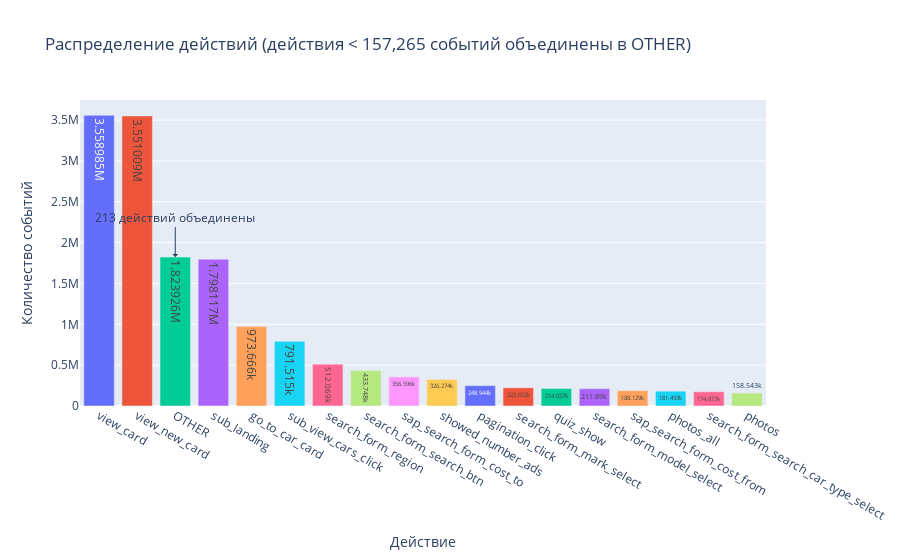

Notebook code for this chart:
### Markdown cell above
event_action

### Code cell
# Рассчитываем порог (1% от общего количества событий)
threshold = len(ga_hits_filled) * 0.01

# Создаем словарь для замены значений
value_counts = ga_hits_filled['event_action'].value_counts()
replace_dict = {category: 'OTHER' 
               for category in value_counts[value_counts < threshold].index}

# Создаем новый столбец с объединенными категориями
ga_hits_filled['event_action_grouped'] = ga_hits_filled['event_action'].replace(replace_dict)

# Подготавливаем данные для визуализации
action_counts = ga_hits_filled['event_action_grouped'].value_counts().reset_index()
action_counts.columns = ['action', 'count']  # Явно переименовываем столбцы

# Строим интерактивную диаграмму
fig = px.bar(action_counts,
             x='action',  # Используем новое имя столбца
             y='count',
             labels={'action': 'Действие', 
                    'count': 'Количество событий'},
             title=f'Распределение действий (действия < {threshold:,.0f} событий объединены в OTHER)',
             text_auto=True,
             color='action',
             color_discrete_sequence=px.colors.qualitative.Plotly)

# Настраиваем отображение
fig.update_layout(
    xaxis_title="Действие",
    yaxis_title="Количество событий",
    xaxis={'categoryorder':'total descending'},
    showlegend=False,
    hovermode="x"
)

# Добавляем подпись с количеством объединенных категорий
other_count = len(value_counts[value_counts < threshold])
fig.add_annotation(
    x='OTHER',
    y=action_counts.loc[action_counts['action'] == 'OTHER', 'count'].values[0],
    text=f"{other_count} действий объединены",
    showarrow=True,
    arrowhead=1,
    ax=0,
    ay=-40
)

fig.show()

### Figure 1 — Plotly figure (JSON) as saved in the notebook; plotly's stock layout.template omitted (floating-point values rounded to 4 significant figures)
{"data": [{"alignmentgroup": "True", "hovertemplate": "Действие=%{x}<br>Количество событий=%{y}<extra></extra>", "legendgroup": "view_card", "marker": {"color": "#636EFA", "pattern": {"shape": ""}}, "name": "view_card", "offsetgroup": "view_card", "orientation": "v", "showlegend": true, "textposition": "auto", "texttemplate": "%{y}", "type": "bar", "x": ["view_card"], "xaxis": "x", "y": [3558985], "yaxis": "y"}, {"alignmentgroup": "True", "hovertemplate": "Действие=%{x}<br>Количество событий=%{y}<extra></extra>", "legendgroup": "view_new_card", "marker": {"color": "#EF553B", "pattern": {"shape": ""}}, "name": "view_new_card", "offsetgroup": "view_new_card", "orientation": "v", "showlegend": true, "textposition": "auto", "texttemplate": "%{y}", "type": "bar", "x": ["view_new_card"], "xaxis": "x", "y": [3551009], "yaxis": "y"}, {"alignmentgroup": "True", "hovertemplate": "Действие=%{x}<br>Количество событий=%{y}<extra></extra>", "legendgroup": "OTHER", "marker": {"color": "#00CC96", "pattern": {"shape": ""}}, "name": "OTHER", "offsetgroup": "OTHER", "orientation": "v", "showlegend": true, "textposition": "auto", "texttemplate": "%{y}", "type": "bar", "x": ["OTHER"], "xaxis": "x", "y": [1823926], "yaxis": "y"}, {"alignmentgroup": "True", "hovertemplate": "Действие=%{x}<br>Количество событий=%{y}<extra></extra>", "legendgroup": "sub_landing", "marker": {"color": "#AB63FA", "pattern": {"shape": ""}}, "name": "sub_landing", "offsetgroup": "sub_landing", "orientation": "v", "showlegend": true, "textposition": "auto", "texttemplate": "%{y}", "type": "bar", "x": ["sub_landing"], "xaxis": "x", "y": [1798117], "yaxis": "y"}, {"alignmentgroup": "True", "hovertemplate": "Действие=%{x}<br>Количество событий=%{y}<extra></extra>", "legendgroup": "go_to_car_card", "marker": {"color": "#FFA15A", "pattern": {"shape": ""}}, "name": "go_to_car_card", "offsetgroup": "go_to_car_card", "orientation": "v", "showlegend": true, "textposition": "auto", "texttemplate": "%{y}", "type": "bar", "x": ["go_to_car_card"], "xaxis": "x", "y": [973666], "yaxis": "y"}, {"alignmentgroup": "True", "hovertemplate": "Действие=%{x}<br>Количество событий=%{y}<extra></extra>", "legendgroup": "sub_view_cars_click", "marker": {"color": "#19D3F3", "pattern": {"shape": ""}}, "name": "sub_view_cars_click", "offsetgroup": "sub_view_cars_click", "orientation": "v", "showlegend": true, "textposition": "auto", "texttemplate": "%{y}", "type": "bar", "x": ["sub_view_cars_click"], "xaxis": "x", "y": [791515], "yaxis": "y"}, {"alignmentgroup": "True", "hovertemplate": "Действие=%{x}<br>Количество событий=%{y}<extra></extra>", "legendgroup": "search_form_region", "marker": {"color": "#FF6692", "pattern": {"shape": ""}}, "name": "search_form_region", "offsetgroup": "search_form_region", "orientation": "v", "showlegend": true, "textposition": "auto", "texttemplate": "%{y}", "type": "bar", "x": ["search_form_region"], "xaxis": "x", "y": [512069], "yaxis": "y"}, {"alignmentgroup": "True", "hovertemplate": "Действие=%{x}<br>Количество событий=%{y}<extra></extra>", "legendgroup": "search_form_search_btn", "marker": {"color": "#B6E880", "pattern": {"shape": ""}}, "name": "search_form_search_btn", "offsetgroup": "search_form_search_btn", "orientation": "v", "showlegend": true, "textposition": "auto", "texttemplate": "%{y}", "type": "bar", "x": ["search_form_search_btn"], "xaxis": "x", "y": [433748], "yaxis": "y"}, {"alignmentgroup": "True", "hovertemplate": "Действие=%{x}<br>Количество событий=%{y}<extra></extra>", "legendgroup": "sap_search_form_cost_to", "marker": {"color": "#FF97FF", "pattern": {"shape": ""}}, "name": "sap_search_form_cost_to", "offsetgroup": "sap_search_form_cost_to", "orientation": "v", "showlegend": true, "textposition": "auto", "texttemplate": "%{y}", "type": "bar", "x": ["sap_search_form_cost_to"], "xaxis": "x", "y": [356596], "yaxis": "y"}, {"alignmentgroup": "True", "hovertemplate": "Действие=%{x}<br>Количество событий=%{y}<extra></extra>", "legendgroup": "showed_number_ads", "marker": {"color": "#FECB52", "pattern": {"shape": ""}}, "name": "showed_number_ads", "offsetgroup": "showed_number_ads", "orientation": "v", "showlegend": true, "textposition": "auto", "texttemplate": "%{y}", "type": "bar", "x": ["showed_number_ads"], "xaxis": "x", "y": [326274], "yaxis": "y"}, {"alignmentgroup": "True", "hovertemplate": "Действие=%{x}<br>Количество событий=%{y}<extra></extra>", "legendgroup": "pagination_click", "marker": {"color": "#636EFA", "pattern": {"shape": ""}}, "name": "pagination_click", "offsetgroup": "pagination_click", "orientation": "v", "showlegend": true, "textposition": "auto", "texttemplate": "%{y}", "type": "bar", "x": ["pagination_click"], "xaxis": "x", "y": [248944], "yaxis": "y"}, {"alignmentgroup": "True", "hovertemplate": "Действие=%{x}<br>Количество событий=%{y}<extra></extra>", "legendgroup": "search_form_mark_select", "marker": {"color": "#EF553B", "pattern": {"shape": ""}}, "name": "search_form_mark_select", "offsetgroup": "search_form_mark_select", "orientation": "v", "showlegend": true, "textposition": "auto", "texttemplate": "%{y}", "type": "bar", "x": ["search_form_mark_select"], "xaxis": "x", "y": [222652], "yaxis": "y"}, {"alignmentgroup": "True", "hovertemplate": "Действие=%{x}<br>Количество событий=%{y}<extra></extra>", "legendgroup": "quiz_show", "marker": {"color": "#00CC96", "pattern": {"shape": ""}}, "name": "quiz_show", "offsetgroup": "quiz_show", "orientation": "v", "showlegend": true, "textposition": "auto", "texttemplate": "%{y}", "type": "bar", "x": ["quiz_show"], "xaxis": "x", "y": [214037], "yaxis": "y"}, {"alignmentgroup": "True", "hovertemplate": "Действие=%{x}<br>Количество событий=%{y}<extra></extra>", "legendgroup": "search_form_model_select", "marker": {"color": "#AB63FA", "pattern": {"shape": ""}}, "name": "search_form_model_select", "offsetgroup": "search_form_model_select", "orientation": "v", "showlegend": true, "textposition": "auto", "texttemplate": "%{y}", "type": "bar", "x": ["search_form_model_select"], "xaxis": "x", "y": [211890], "yaxis": "y"}, {"alignmentgroup": "True", "hovertemplate": "Действие=%{x}<br>Количество событий=%{y}<extra></extra>", "legendgroup": "sap_search_form_cost_from", "marker": {"color": "#FFA15A", "pattern": {"shape": ""}}, "name": "sap_search_form_cost_from", "offsetgroup": "sap_search_form_cost_from", "orientation": "v", "showlegend": true, "textposition": "auto", "texttemplate": "%{y}", "type": "bar", "x": ["sap_search_form_cost_from"], "xaxis": "x", "y": [188129], "yaxis": "y"}, {"alignmentgroup": "True", "hovertemplate": "Действие=%{x}<br>Количество событий=%{y}<extra></extra>", "legendgroup": "photos_all", "marker": {"color": "#19D3F3", "pattern": {"shape": ""}}, "name": "photos_all", "offsetgroup": "photos_all", "orientation": "v", "showlegend": true, "textposition": "auto", "texttemplate": "%{y}", "type": "bar", "x": ["photos_all"], "xaxis": "x", "y": [181493], "yaxis": "y"}, {"alignmentgroup": "True", "hovertemplate": "Действие=%{x}<br>Количество событий=%{y}<extra></extra>", "legendgroup": "search_form_search_car_type_select", "marker": {"color": "#FF6692", "pattern": {"shape": ""}}, "name": "search_form_search_car_type_select", "offsetgroup": "search_form_search_car_type_select", "orientation": "v", "showlegend": true, "textposition": "auto", "texttemplate": "%{y}", "type": "bar", "x": ["search_form_search_car_type_select"], "xaxis": "x", "y": [174877], "yaxis": "y"}, {"alignmentgroup": "True", "hovertemplate": "Действие=%{x}<br>Количество событий=%{y}<extra></extra>", "legendgroup": "photos", "marker": {"color": "#B6E880", "pattern": {"shape": ""}}, "name": "photos", "offsetgroup": "photos", "orientation": "v", "showlegend": true, "textposition": "auto", "texttemplate": "%{y}", "type": "bar", "x": ["photos"], "xaxis": "x", "y": [158543], "yaxis": "y"}], "layout": {"annotations": [{"arrowhead": 1, "ax": 0, "ay": -40, "showarrow": true, "text": "213 действий объединены", "x": "OTHER", "y": 1823926}], "barmode": "relative", "hovermode": "x", "legend": {"title": {"text": "Действие"}, "tracegroupgap": 0}, "showlegend": false, "title": {"text": "Распределение действий (действия < 157,265 событий объединены в OTHER)"}, "xaxis": {"anchor": "y", "categoryarray": ["view_card", "view_new_card", "OTHER", "sub_landing", "go_to_car_card", "sub_view_cars_click", "search_form_region", "search_form_search_btn", "sap_search_form_cost_to", "showed_number_ads", "pagination_click", "search_form_mark_select", "quiz_show", "search_form_model_select", "sap_search_form_cost_from", "photos_all", "search_form_search_car_type_select", "photos"], "categoryorder": "total descending", "domain": [0, 1], "title": {"text": "Действие"}}, "yaxis": {"anchor": "x", "domain": [0, 1], "title": {"text": "Количество событий"}}}}
